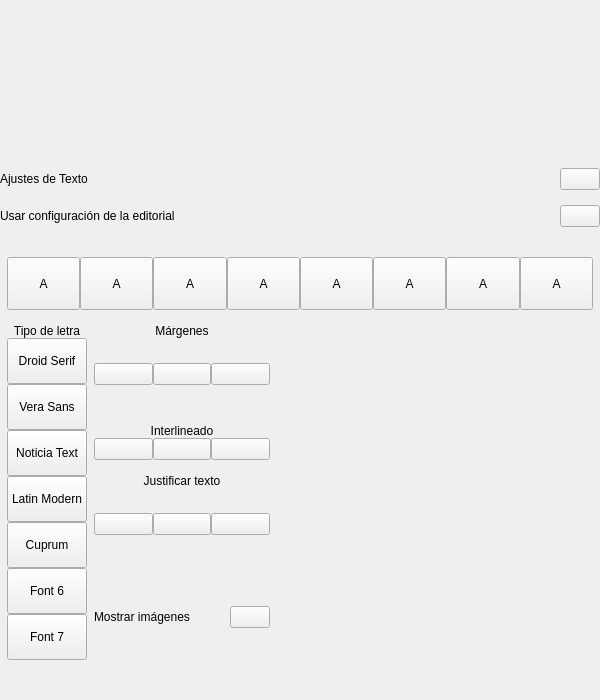
<?xml version="1.0" encoding="UTF-8"?>
<ui version="4.0">
 <class>ViewerAppearancePopup</class>
 <widget class="QWidget" name="ViewerAppearancePopup">
  <property name="geometry">
   <rect>
    <x>0</x>
    <y>0</y>
    <width>600</width>
    <height>700</height>
   </rect>
  </property>
  <property name="minimumSize">
   <size>
    <width>600</width>
    <height>700</height>
   </size>
  </property>
  <property name="maximumSize">
   <size>
    <width>600</width>
    <height>700</height>
   </size>
  </property>
  <property name="windowTitle">
   <string>Form</string>
  </property>
  <property name="styleSheet">
   <string notr="true"/>
  </property>
  <layout class="QVBoxLayout" name="verticalLayout_3">
   <property name="spacing">
    <number>0</number>
   </property>
   <property name="margin">
    <number>0</number>
   </property>
   <item>
    <layout class="QVBoxLayout" name="verticalLayout">
     <property name="spacing">
      <number>0</number>
     </property>
     <property name="topMargin">
      <number>0</number>
     </property>
     <property name="bottomMargin">
      <number>0</number>
     </property>
     <item>
      <spacer name="verticalSpacer">
       <property name="orientation">
        <enum>Qt::Vertical</enum>
       </property>
       <property name="sizeHint" stdset="0">
        <size>
         <width>20</width>
         <height>40</height>
        </size>
       </property>
      </spacer>
     </item>
     <item>
      <layout class="QHBoxLayout" name="horizontalLayout">
       <property name="spacing">
        <number>0</number>
       </property>
       <property name="leftMargin">
        <number>0</number>
       </property>
       <property name="topMargin">
        <number>0</number>
       </property>
       <property name="bottomMargin">
        <number>0</number>
       </property>
       <item>
        <widget class="QWidget" name="popupCont" native="true">
         <layout class="QVBoxLayout" name="verticalLayout_2">
          <property name="spacing">
           <number>0</number>
          </property>
          <property name="margin">
           <number>0</number>
          </property>
          <item>
           <widget class="QWidget" name="headerCont" native="true">
            <property name="sizePolicy">
             <sizepolicy hsizetype="Preferred" vsizetype="Preferred">
              <horstretch>0</horstretch>
              <verstretch>0</verstretch>
             </sizepolicy>
            </property>
            <layout class="QHBoxLayout" name="header">
             <property name="spacing">
              <number>0</number>
             </property>
             <property name="margin">
              <number>0</number>
             </property>
             <item>
              <widget class="QLabel" name="textAjustLbl">
               <property name="text">
                <string>Ajustes de Texto</string>
               </property>
              </widget>
             </item>
             <item>
              <spacer name="horizontalSpacer">
               <property name="orientation">
                <enum>Qt::Horizontal</enum>
               </property>
               <property name="sizeHint" stdset="0">
                <size>
                 <width>40</width>
                 <height>20</height>
                </size>
               </property>
              </spacer>
             </item>
             <item>
              <widget class="QPushButton" name="closeBtn">
               <property name="sizePolicy">
                <sizepolicy hsizetype="Minimum" vsizetype="Preferred">
                 <horstretch>0</horstretch>
                 <verstretch>0</verstretch>
                </sizepolicy>
               </property>
               <property name="focusPolicy">
                <enum>Qt::NoFocus</enum>
               </property>
               <property name="text">
                <string/>
               </property>
              </widget>
             </item>
            </layout>
           </widget>
          </item>
          <item>
           <widget class="QWidget" name="editorialCont" native="true">
            <property name="sizePolicy">
             <sizepolicy hsizetype="Preferred" vsizetype="Preferred">
              <horstretch>0</horstretch>
              <verstretch>0</verstretch>
             </sizepolicy>
            </property>
            <property name="minimumSize">
             <size>
              <width>0</width>
              <height>53</height>
             </size>
            </property>
            <property name="maximumSize">
             <size>
              <width>16777215</width>
              <height>53</height>
             </size>
            </property>
            <layout class="QHBoxLayout" name="horizontalLayout_2">
             <property name="spacing">
              <number>0</number>
             </property>
             <property name="margin">
              <number>0</number>
             </property>
             <item>
              <widget class="QLabel" name="editorialLbl">
               <property name="sizePolicy">
                <sizepolicy hsizetype="Expanding" vsizetype="Fixed">
                 <horstretch>0</horstretch>
                 <verstretch>0</verstretch>
                </sizepolicy>
               </property>
               <property name="text">
                <string>Usar configuración de la editorial</string>
               </property>
              </widget>
             </item>
             <item>
              <spacer name="horizontalSpacer_2">
               <property name="orientation">
                <enum>Qt::Horizontal</enum>
               </property>
               <property name="sizeHint" stdset="0">
                <size>
                 <width>40</width>
                 <height>20</height>
                </size>
               </property>
              </spacer>
             </item>
             <item>
              <widget class="SwipeableQPushButton" name="editorialBtn">
               <property name="focusPolicy">
                <enum>Qt::NoFocus</enum>
               </property>
               <property name="text">
                <string/>
               </property>
              </widget>
             </item>
            </layout>
           </widget>
          </item>
          <item>
           <layout class="QHBoxLayout" name="spaceBet1">
            <property name="spacing">
             <number>0</number>
            </property>
            <property name="topMargin">
             <number>0</number>
            </property>
            <item>
             <widget class="QLabel" name="spaceBetLbl1">
              <property name="text">
               <string/>
              </property>
             </widget>
            </item>
           </layout>
          </item>
          <item>
           <widget class="QWidget" name="sizeCont" native="true">
            <property name="sizePolicy">
             <sizepolicy hsizetype="Preferred" vsizetype="Preferred">
              <horstretch>0</horstretch>
              <verstretch>0</verstretch>
             </sizepolicy>
            </property>
            <layout class="QHBoxLayout" name="horizontalLayout_3">
             <property name="spacing">
              <number>0</number>
             </property>
             <property name="margin">
              <number>0</number>
             </property>
             <item>
              <widget class="QLabel" name="SpaceLeft">
               <property name="text">
                <string/>
               </property>
              </widget>
             </item>
             <item>
              <widget class="QPushButton" name="size1">
               <property name="sizePolicy">
                <sizepolicy hsizetype="Minimum" vsizetype="Preferred">
                 <horstretch>0</horstretch>
                 <verstretch>0</verstretch>
                </sizepolicy>
               </property>
               <property name="minimumSize">
                <size>
                 <width>51</width>
                 <height>53</height>
                </size>
               </property>
               <property name="focusPolicy">
                <enum>Qt::NoFocus</enum>
               </property>
               <property name="text">
                <string>A</string>
               </property>
               <property name="checkable">
                <bool>true</bool>
               </property>
              </widget>
             </item>
             <item>
              <widget class="QPushButton" name="size2">
               <property name="sizePolicy">
                <sizepolicy hsizetype="Minimum" vsizetype="Preferred">
                 <horstretch>0</horstretch>
                 <verstretch>0</verstretch>
                </sizepolicy>
               </property>
               <property name="minimumSize">
                <size>
                 <width>51</width>
                 <height>53</height>
                </size>
               </property>
               <property name="focusPolicy">
                <enum>Qt::NoFocus</enum>
               </property>
               <property name="text">
                <string>A</string>
               </property>
               <property name="checkable">
                <bool>true</bool>
               </property>
              </widget>
             </item>
             <item>
              <widget class="QPushButton" name="size3">
               <property name="sizePolicy">
                <sizepolicy hsizetype="Minimum" vsizetype="Preferred">
                 <horstretch>0</horstretch>
                 <verstretch>0</verstretch>
                </sizepolicy>
               </property>
               <property name="minimumSize">
                <size>
                 <width>51</width>
                 <height>53</height>
                </size>
               </property>
               <property name="focusPolicy">
                <enum>Qt::NoFocus</enum>
               </property>
               <property name="text">
                <string>A</string>
               </property>
               <property name="checkable">
                <bool>true</bool>
               </property>
              </widget>
             </item>
             <item>
              <widget class="QPushButton" name="size4">
               <property name="sizePolicy">
                <sizepolicy hsizetype="Minimum" vsizetype="Preferred">
                 <horstretch>0</horstretch>
                 <verstretch>0</verstretch>
                </sizepolicy>
               </property>
               <property name="minimumSize">
                <size>
                 <width>51</width>
                 <height>53</height>
                </size>
               </property>
               <property name="focusPolicy">
                <enum>Qt::NoFocus</enum>
               </property>
               <property name="text">
                <string>A</string>
               </property>
               <property name="checkable">
                <bool>true</bool>
               </property>
              </widget>
             </item>
             <item>
              <widget class="QPushButton" name="size5">
               <property name="sizePolicy">
                <sizepolicy hsizetype="Minimum" vsizetype="Preferred">
                 <horstretch>0</horstretch>
                 <verstretch>0</verstretch>
                </sizepolicy>
               </property>
               <property name="minimumSize">
                <size>
                 <width>51</width>
                 <height>53</height>
                </size>
               </property>
               <property name="focusPolicy">
                <enum>Qt::NoFocus</enum>
               </property>
               <property name="text">
                <string>A</string>
               </property>
               <property name="checkable">
                <bool>true</bool>
               </property>
              </widget>
             </item>
             <item>
              <widget class="QPushButton" name="size6">
               <property name="sizePolicy">
                <sizepolicy hsizetype="Minimum" vsizetype="Preferred">
                 <horstretch>0</horstretch>
                 <verstretch>0</verstretch>
                </sizepolicy>
               </property>
               <property name="minimumSize">
                <size>
                 <width>51</width>
                 <height>53</height>
                </size>
               </property>
               <property name="focusPolicy">
                <enum>Qt::NoFocus</enum>
               </property>
               <property name="text">
                <string>A</string>
               </property>
               <property name="checkable">
                <bool>true</bool>
               </property>
              </widget>
             </item>
             <item>
              <widget class="QPushButton" name="size7">
               <property name="sizePolicy">
                <sizepolicy hsizetype="Minimum" vsizetype="Preferred">
                 <horstretch>0</horstretch>
                 <verstretch>0</verstretch>
                </sizepolicy>
               </property>
               <property name="minimumSize">
                <size>
                 <width>51</width>
                 <height>53</height>
                </size>
               </property>
               <property name="focusPolicy">
                <enum>Qt::NoFocus</enum>
               </property>
               <property name="text">
                <string>A</string>
               </property>
               <property name="checkable">
                <bool>true</bool>
               </property>
              </widget>
             </item>
             <item>
              <widget class="QPushButton" name="size8">
               <property name="sizePolicy">
                <sizepolicy hsizetype="Minimum" vsizetype="Preferred">
                 <horstretch>0</horstretch>
                 <verstretch>0</verstretch>
                </sizepolicy>
               </property>
               <property name="minimumSize">
                <size>
                 <width>51</width>
                 <height>53</height>
                </size>
               </property>
               <property name="focusPolicy">
                <enum>Qt::NoFocus</enum>
               </property>
               <property name="text">
                <string>A</string>
               </property>
               <property name="checkable">
                <bool>true</bool>
               </property>
              </widget>
             </item>
             <item>
              <widget class="QLabel" name="SpaceRight">
               <property name="text">
                <string/>
               </property>
              </widget>
             </item>
            </layout>
           </widget>
          </item>
          <item>
           <layout class="QHBoxLayout" name="spacerBet">
            <property name="spacing">
             <number>0</number>
            </property>
            <property name="topMargin">
             <number>0</number>
            </property>
            <item>
             <widget class="QLabel" name="spaceBetLbl">
              <property name="text">
               <string/>
              </property>
             </widget>
            </item>
           </layout>
          </item>
          <item>
           <widget class="QWidget" name="bodyCont" native="true">
            <property name="sizePolicy">
             <sizepolicy hsizetype="Fixed" vsizetype="Preferred">
              <horstretch>0</horstretch>
              <verstretch>0</verstretch>
             </sizepolicy>
            </property>
            <layout class="QHBoxLayout" name="bodyCont2">
             <property name="spacing">
              <number>0</number>
             </property>
             <property name="margin">
              <number>0</number>
             </property>
             <item>
              <widget class="QLabel" name="spacerLeftBodyCont">
               <property name="text">
                <string/>
               </property>
              </widget>
             </item>
             <item>
              <widget class="QWidget" name="fontTypeCont" native="true">
               <property name="sizePolicy">
                <sizepolicy hsizetype="Preferred" vsizetype="Fixed">
                 <horstretch>0</horstretch>
                 <verstretch>0</verstretch>
                </sizepolicy>
               </property>
               <layout class="QVBoxLayout" name="verticalLayout_5">
                <property name="spacing">
                 <number>0</number>
                </property>
                <property name="margin">
                 <number>0</number>
                </property>
                <item>
                 <widget class="QLabel" name="fontTypeLbl">
                  <property name="text">
                   <string>Tipo de letra</string>
                  </property>
                  <property name="alignment">
                   <set>Qt::AlignCenter</set>
                  </property>
                 </widget>
                </item>
                <item>
                 <widget class="QPushButton" name="font1Btn">
                  <property name="sizePolicy">
                   <sizepolicy hsizetype="Expanding" vsizetype="Preferred">
                    <horstretch>0</horstretch>
                    <verstretch>0</verstretch>
                   </sizepolicy>
                  </property>
                  <property name="minimumSize">
                   <size>
                    <width>0</width>
                    <height>46</height>
                   </size>
                  </property>
                  <property name="maximumSize">
                   <size>
                    <width>16777215</width>
                    <height>46</height>
                   </size>
                  </property>
                  <property name="focusPolicy">
                   <enum>Qt::NoFocus</enum>
                  </property>
                  <property name="text">
                   <string>Droid Serif</string>
                  </property>
                  <property name="checkable">
                   <bool>true</bool>
                  </property>
                 </widget>
                </item>
                <item>
                 <widget class="QPushButton" name="font2Btn">
                  <property name="sizePolicy">
                   <sizepolicy hsizetype="Expanding" vsizetype="Preferred">
                    <horstretch>0</horstretch>
                    <verstretch>0</verstretch>
                   </sizepolicy>
                  </property>
                  <property name="minimumSize">
                   <size>
                    <width>0</width>
                    <height>46</height>
                   </size>
                  </property>
                  <property name="maximumSize">
                   <size>
                    <width>16777215</width>
                    <height>46</height>
                   </size>
                  </property>
                  <property name="focusPolicy">
                   <enum>Qt::NoFocus</enum>
                  </property>
                  <property name="text">
                   <string>Vera Sans</string>
                  </property>
                  <property name="checkable">
                   <bool>true</bool>
                  </property>
                 </widget>
                </item>
                <item>
                 <widget class="QPushButton" name="font3Btn">
                  <property name="sizePolicy">
                   <sizepolicy hsizetype="Expanding" vsizetype="Preferred">
                    <horstretch>0</horstretch>
                    <verstretch>0</verstretch>
                   </sizepolicy>
                  </property>
                  <property name="minimumSize">
                   <size>
                    <width>0</width>
                    <height>46</height>
                   </size>
                  </property>
                  <property name="maximumSize">
                   <size>
                    <width>16777215</width>
                    <height>46</height>
                   </size>
                  </property>
                  <property name="focusPolicy">
                   <enum>Qt::NoFocus</enum>
                  </property>
                  <property name="text">
                   <string>Noticia Text</string>
                  </property>
                  <property name="checkable">
                   <bool>true</bool>
                  </property>
                 </widget>
                </item>
                <item>
                 <widget class="QPushButton" name="font4Btn">
                  <property name="sizePolicy">
                   <sizepolicy hsizetype="Expanding" vsizetype="Preferred">
                    <horstretch>0</horstretch>
                    <verstretch>0</verstretch>
                   </sizepolicy>
                  </property>
                  <property name="minimumSize">
                   <size>
                    <width>0</width>
                    <height>46</height>
                   </size>
                  </property>
                  <property name="maximumSize">
                   <size>
                    <width>16777215</width>
                    <height>46</height>
                   </size>
                  </property>
                  <property name="focusPolicy">
                   <enum>Qt::NoFocus</enum>
                  </property>
                  <property name="text">
                   <string>Latin Modern</string>
                  </property>
                  <property name="checkable">
                   <bool>true</bool>
                  </property>
                 </widget>
                </item>
                <item>
                 <widget class="QPushButton" name="font5Btn">
                  <property name="sizePolicy">
                   <sizepolicy hsizetype="Expanding" vsizetype="Preferred">
                    <horstretch>0</horstretch>
                    <verstretch>0</verstretch>
                   </sizepolicy>
                  </property>
                  <property name="minimumSize">
                   <size>
                    <width>0</width>
                    <height>46</height>
                   </size>
                  </property>
                  <property name="maximumSize">
                   <size>
                    <width>16777215</width>
                    <height>46</height>
                   </size>
                  </property>
                  <property name="focusPolicy">
                   <enum>Qt::NoFocus</enum>
                  </property>
                  <property name="text">
                   <string>Cuprum</string>
                  </property>
                  <property name="checkable">
                   <bool>true</bool>
                  </property>
                 </widget>
                </item>
                <item>
                 <widget class="QPushButton" name="font6Btn">
                  <property name="sizePolicy">
                   <sizepolicy hsizetype="Expanding" vsizetype="Preferred">
                    <horstretch>0</horstretch>
                    <verstretch>0</verstretch>
                   </sizepolicy>
                  </property>
                  <property name="minimumSize">
                   <size>
                    <width>0</width>
                    <height>46</height>
                   </size>
                  </property>
                  <property name="maximumSize">
                   <size>
                    <width>16777215</width>
                    <height>46</height>
                   </size>
                  </property>
                  <property name="focusPolicy">
                   <enum>Qt::NoFocus</enum>
                  </property>
                  <property name="text">
                   <string>Font 6</string>
                  </property>
                  <property name="checkable">
                   <bool>true</bool>
                  </property>
                 </widget>
                </item>
                <item>
                 <widget class="QPushButton" name="font7Btn">
                  <property name="sizePolicy">
                   <sizepolicy hsizetype="Expanding" vsizetype="Preferred">
                    <horstretch>0</horstretch>
                    <verstretch>0</verstretch>
                   </sizepolicy>
                  </property>
                  <property name="minimumSize">
                   <size>
                    <width>0</width>
                    <height>46</height>
                   </size>
                  </property>
                  <property name="maximumSize">
                   <size>
                    <width>16777215</width>
                    <height>46</height>
                   </size>
                  </property>
                  <property name="focusPolicy">
                   <enum>Qt::NoFocus</enum>
                  </property>
                  <property name="text">
                   <string>Font 7</string>
                  </property>
                  <property name="checkable">
                   <bool>true</bool>
                  </property>
                 </widget>
                </item>
               </layout>
              </widget>
             </item>
             <item>
              <widget class="QLabel" name="horizontalSpacerLbl">
               <property name="text">
                <string/>
               </property>
              </widget>
             </item>
             <item>
              <widget class="QWidget" name="stylesTextCont" native="true">
               <property name="sizePolicy">
                <sizepolicy hsizetype="Fixed" vsizetype="Preferred">
                 <horstretch>0</horstretch>
                 <verstretch>0</verstretch>
                </sizepolicy>
               </property>
               <layout class="QVBoxLayout" name="verticalLayout_4">
                <property name="spacing">
                 <number>0</number>
                </property>
                <property name="margin">
                 <number>0</number>
                </property>
                <item>
                 <widget class="QWidget" name="marginCont" native="true">
                  <layout class="QVBoxLayout" name="verticalLayout_6">
                   <property name="spacing">
                    <number>0</number>
                   </property>
                   <property name="margin">
                    <number>0</number>
                   </property>
                   <item>
                    <widget class="QLabel" name="marginsLbl">
                     <property name="sizePolicy">
                      <sizepolicy hsizetype="Expanding" vsizetype="Preferred">
                       <horstretch>0</horstretch>
                       <verstretch>0</verstretch>
                      </sizepolicy>
                     </property>
                     <property name="text">
                      <string>Márgenes</string>
                     </property>
                     <property name="alignment">
                      <set>Qt::AlignCenter</set>
                     </property>
                    </widget>
                   </item>
                   <item>
                    <widget class="QWidget" name="marginBtnCont" native="true">
                     <property name="sizePolicy">
                      <sizepolicy hsizetype="Preferred" vsizetype="Expanding">
                       <horstretch>0</horstretch>
                       <verstretch>0</verstretch>
                      </sizepolicy>
                     </property>
                     <layout class="QHBoxLayout" name="marginBtnCont2">
                      <property name="spacing">
                       <number>0</number>
                      </property>
                      <property name="margin">
                       <number>0</number>
                      </property>
                      <item>
                       <widget class="QPushButton" name="margin1Btn">
                        <property name="focusPolicy">
                         <enum>Qt::NoFocus</enum>
                        </property>
                        <property name="text">
                         <string/>
                        </property>
                        <property name="checkable">
                         <bool>true</bool>
                        </property>
                       </widget>
                      </item>
                      <item>
                       <widget class="QPushButton" name="margin2Btn">
                        <property name="focusPolicy">
                         <enum>Qt::NoFocus</enum>
                        </property>
                        <property name="text">
                         <string/>
                        </property>
                        <property name="checkable">
                         <bool>true</bool>
                        </property>
                       </widget>
                      </item>
                      <item>
                       <widget class="QPushButton" name="margin3Btn">
                        <property name="focusPolicy">
                         <enum>Qt::NoFocus</enum>
                        </property>
                        <property name="text">
                         <string/>
                        </property>
                        <property name="checkable">
                         <bool>true</bool>
                        </property>
                       </widget>
                      </item>
                     </layout>
                    </widget>
                   </item>
                  </layout>
                 </widget>
                </item>
                <item>
                 <widget class="QLabel" name="separator1Lbl">
                  <property name="text">
                   <string/>
                  </property>
                 </widget>
                </item>
                <item>
                 <widget class="QWidget" name="spacingCont" native="true">
                  <layout class="QVBoxLayout" name="verticalLayout_7">
                   <property name="spacing">
                    <number>0</number>
                   </property>
                   <property name="margin">
                    <number>0</number>
                   </property>
                   <item>
                    <widget class="QLabel" name="spacingLbl">
                     <property name="text">
                      <string>Interlineado</string>
                     </property>
                     <property name="alignment">
                      <set>Qt::AlignCenter</set>
                     </property>
                    </widget>
                   </item>
                   <item>
                    <widget class="QWidget" name="spacingBtnCont" native="true">
                     <layout class="QHBoxLayout" name="horizontalLayout_5">
                      <property name="spacing">
                       <number>0</number>
                      </property>
                      <property name="margin">
                       <number>0</number>
                      </property>
                      <item>
                       <widget class="QPushButton" name="spacing1Btn">
                        <property name="focusPolicy">
                         <enum>Qt::NoFocus</enum>
                        </property>
                        <property name="text">
                         <string/>
                        </property>
                        <property name="checkable">
                         <bool>true</bool>
                        </property>
                       </widget>
                      </item>
                      <item>
                       <widget class="QPushButton" name="spacing2Btn">
                        <property name="focusPolicy">
                         <enum>Qt::NoFocus</enum>
                        </property>
                        <property name="text">
                         <string/>
                        </property>
                        <property name="checkable">
                         <bool>true</bool>
                        </property>
                       </widget>
                      </item>
                      <item>
                       <widget class="QPushButton" name="spacing3Btn">
                        <property name="focusPolicy">
                         <enum>Qt::NoFocus</enum>
                        </property>
                        <property name="text">
                         <string/>
                        </property>
                        <property name="checkable">
                         <bool>true</bool>
                        </property>
                       </widget>
                      </item>
                     </layout>
                    </widget>
                   </item>
                  </layout>
                 </widget>
                </item>
                <item>
                 <widget class="QLabel" name="separator2Lbl">
                  <property name="text">
                   <string/>
                  </property>
                 </widget>
                </item>
                <item>
                 <widget class="QWidget" name="justifyCont" native="true">
                  <layout class="QVBoxLayout" name="verticalLayout_8">
                   <property name="spacing">
                    <number>0</number>
                   </property>
                   <property name="margin">
                    <number>0</number>
                   </property>
                   <item>
                    <widget class="QLabel" name="justifyLbl">
                     <property name="text">
                      <string>Justificar texto</string>
                     </property>
                     <property name="alignment">
                      <set>Qt::AlignCenter</set>
                     </property>
                    </widget>
                   </item>
                   <item>
                    <widget class="QWidget" name="justifyBtnCont" native="true">
                     <property name="sizePolicy">
                      <sizepolicy hsizetype="Preferred" vsizetype="Expanding">
                       <horstretch>0</horstretch>
                       <verstretch>0</verstretch>
                      </sizepolicy>
                     </property>
                     <layout class="QHBoxLayout" name="horizontalLayout_7">
                      <property name="spacing">
                       <number>0</number>
                      </property>
                      <property name="margin">
                       <number>0</number>
                      </property>
                      <item>
                       <widget class="QPushButton" name="justify3Btn">
                        <property name="focusPolicy">
                         <enum>Qt::NoFocus</enum>
                        </property>
                        <property name="text">
                         <string/>
                        </property>
                        <property name="checkable">
                         <bool>true</bool>
                        </property>
                       </widget>
                      </item>
                      <item>
                       <widget class="QPushButton" name="justify2Btn">
                        <property name="focusPolicy">
                         <enum>Qt::NoFocus</enum>
                        </property>
                        <property name="text">
                         <string/>
                        </property>
                        <property name="checkable">
                         <bool>true</bool>
                        </property>
                       </widget>
                      </item>
                      <item>
                       <widget class="QPushButton" name="justify1Btn">
                        <property name="focusPolicy">
                         <enum>Qt::NoFocus</enum>
                        </property>
                        <property name="text">
                         <string/>
                        </property>
                        <property name="checkable">
                         <bool>true</bool>
                        </property>
                       </widget>
                      </item>
                     </layout>
                    </widget>
                   </item>
                  </layout>
                 </widget>
                </item>
                <item>
                 <widget class="QLabel" name="separator3Lbl">
                  <property name="text">
                   <string/>
                  </property>
                 </widget>
                </item>
                <item>
                 <widget class="QWidget" name="seeImagesCont" native="true">
                  <property name="sizePolicy">
                   <sizepolicy hsizetype="Preferred" vsizetype="MinimumExpanding">
                    <horstretch>0</horstretch>
                    <verstretch>0</verstretch>
                   </sizepolicy>
                  </property>
                  <layout class="QHBoxLayout" name="horizontalLayout_8">
                   <property name="spacing">
                    <number>0</number>
                   </property>
                   <property name="margin">
                    <number>0</number>
                   </property>
                   <item>
                    <widget class="QLabel" name="seeImagesLbl">
                     <property name="text">
                      <string>Mostrar imágenes</string>
                     </property>
                    </widget>
                   </item>
                   <item>
                    <spacer name="horizontalSpacer_4">
                     <property name="orientation">
                      <enum>Qt::Horizontal</enum>
                     </property>
                     <property name="sizeHint" stdset="0">
                      <size>
                       <width>40</width>
                       <height>20</height>
                      </size>
                     </property>
                    </spacer>
                   </item>
                   <item>
                    <widget class="SwipeableQPushButton" name="seeImagesBtn">
                     <property name="focusPolicy">
                      <enum>Qt::NoFocus</enum>
                     </property>
                     <property name="text">
                      <string/>
                     </property>
                    </widget>
                   </item>
                  </layout>
                 </widget>
                </item>
               </layout>
              </widget>
             </item>
             <item>
              <widget class="QLabel" name="spacerRightBodyCont">
               <property name="text">
                <string/>
               </property>
              </widget>
             </item>
            </layout>
           </widget>
          </item>
          <item>
           <spacer name="verticalSpacer_2">
            <property name="orientation">
             <enum>Qt::Vertical</enum>
            </property>
            <property name="sizeHint" stdset="0">
             <size>
              <width>20</width>
              <height>40</height>
             </size>
            </property>
           </spacer>
          </item>
         </layout>
        </widget>
       </item>
      </layout>
     </item>
     <item>
      <widget class="QWidget" name="arrowCont" native="true">
       <property name="maximumSize">
        <size>
         <width>16777215</width>
         <height>19</height>
        </size>
       </property>
       <widget class="QLabel" name="bottomArrowLbl">
        <property name="geometry">
         <rect>
          <x>0</x>
          <y>0</y>
          <width>427</width>
          <height>17</height>
         </rect>
        </property>
        <property name="text">
         <string/>
        </property>
        <property name="indent">
         <number>0</number>
        </property>
       </widget>
      </widget>
     </item>
     <item>
      <widget class="QFrame" name="expandingViewerPopup">
       <property name="frameShape">
        <enum>QFrame::StyledPanel</enum>
       </property>
       <property name="frameShadow">
        <enum>QFrame::Raised</enum>
       </property>
      </widget>
     </item>
    </layout>
   </item>
  </layout>
 </widget>
 <customwidgets>
  <customwidget>
   <class>SwipeableQPushButton</class>
   <extends>QPushButton</extends>
   <header>SwipeableQPushButton.h</header>
  </customwidget>
 </customwidgets>
 <resources/>
 <connections/>
</ui>
